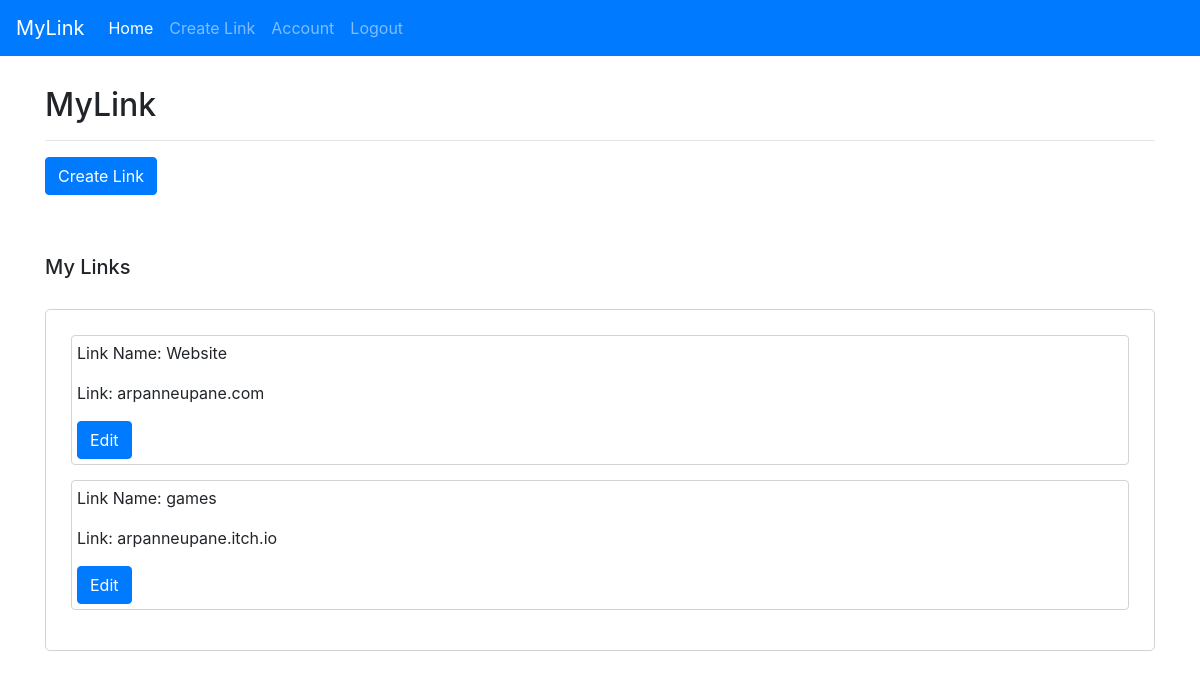
The page /dashboard (signed in) on the database its author committed.
### app.py (models this page shows)
class Link(db.Model):
    id = db.Column(db.Integer, primary_key=True)
    link = db.Column(db.String(100), nullable=False)
    link_name = db.Column(db.String(50), nullable=False)
    user_id = db.Column(db.Integer, db.ForeignKey('user.id'), nullable=False)

### app.py (the view)
@app.route('/dashboard', methods=['GET', "POST"])
@login_required
def dashboard():
    links = Link.query.filter_by(owner=current_user).all()
    links_total = 0
    for link in links:
        links_total += 1
    return render_template('pages/dashboard.html', title='Dashboard', links=links, links_total=links_total)

### app.py (called while the page is built)
@login_manager.user_loader
def load_user(user_id):
    return User.query.get(int(user_id))

### templates/pages/dashboard.html (shortened to what this page needs)
<!doctype html>
<html lang="en">
<head>
    <link rel="stylesheet" href="https://stackpath.bootstrapcdn.com/bootstrap/4.3.1/css/bootstrap.min.css"
>
</head>
<body>
    <nav class="navbar navbar-expand-lg navbar-dark bg-primary">
        <a class="navbar-brand" href="{{ url_for('dashboard') }}">MyLink</a>
        <div class="collapse navbar-collapse" id="navbarSupportedContent">
            <ul class="navbar-nav mr-auto">
                <li class="nav-item active">
                    <a class="nav-link" href="{{ url_for('dashboard') }}">Home </a>
                </li>
                <li class="nav-item">
                    <a class="nav-link" href="{{ url_for('create_link') }}">Create Link</a>
                </li>
                <li class="nav-item">
                    <a class="nav-link" href="{{ url_for('account') }}">Account</a>
                </li>
                <li class="nav-item">
                    <a class="nav-link" href="{{ url_for('logout') }}">Logout</a>
                </li>
        </div>
    </nav>
    <div class="container">
        <div class="header">
            <h2>MyLink</h2>
            <hr>
                <a href="{{ url_for('create_link') }}" class="btn btn-primary">Create Link</a>
            </div>
            <div class="my-sites">
                <h5>My Links</h5>
                <div class="all-sites">
                    {% if links_total == 0 %}
                    <p>You don't have any links on your site.</p>
                    {% else %}
                    {% for link in links %}
                    <div class="link">
                        <p>Link Name: {{link.link_name}}</p>
                        <p>Link: {{link.link}}</p>
                        <a class="btn btn-primary" href="{{url_for('edit_link', link_id=link.id)}}">Edit</a>
                    </div>
                    {% endfor %}
                    {% endif %}
                </div>
            </div>
        </div>
</body>
</html>

### templates/pages/dashboard.html (style rules this page uses)
.container { margin-top: 30px; }
.header { margin-bottom: 60px; }
.all-sites { margin-top: 30px; border: 1px solid lightgray; padding: 25px; border-radius: 5px; }
.link { border: 1px solid lightgray; margin-bottom: 15px; padding: 5px; border-radius: 4px; }

### rows shown on the page
Link: link_name "Website", link "arpanneupane.com"
Link: link_name "games", link "arpanneupane.itch.io"
